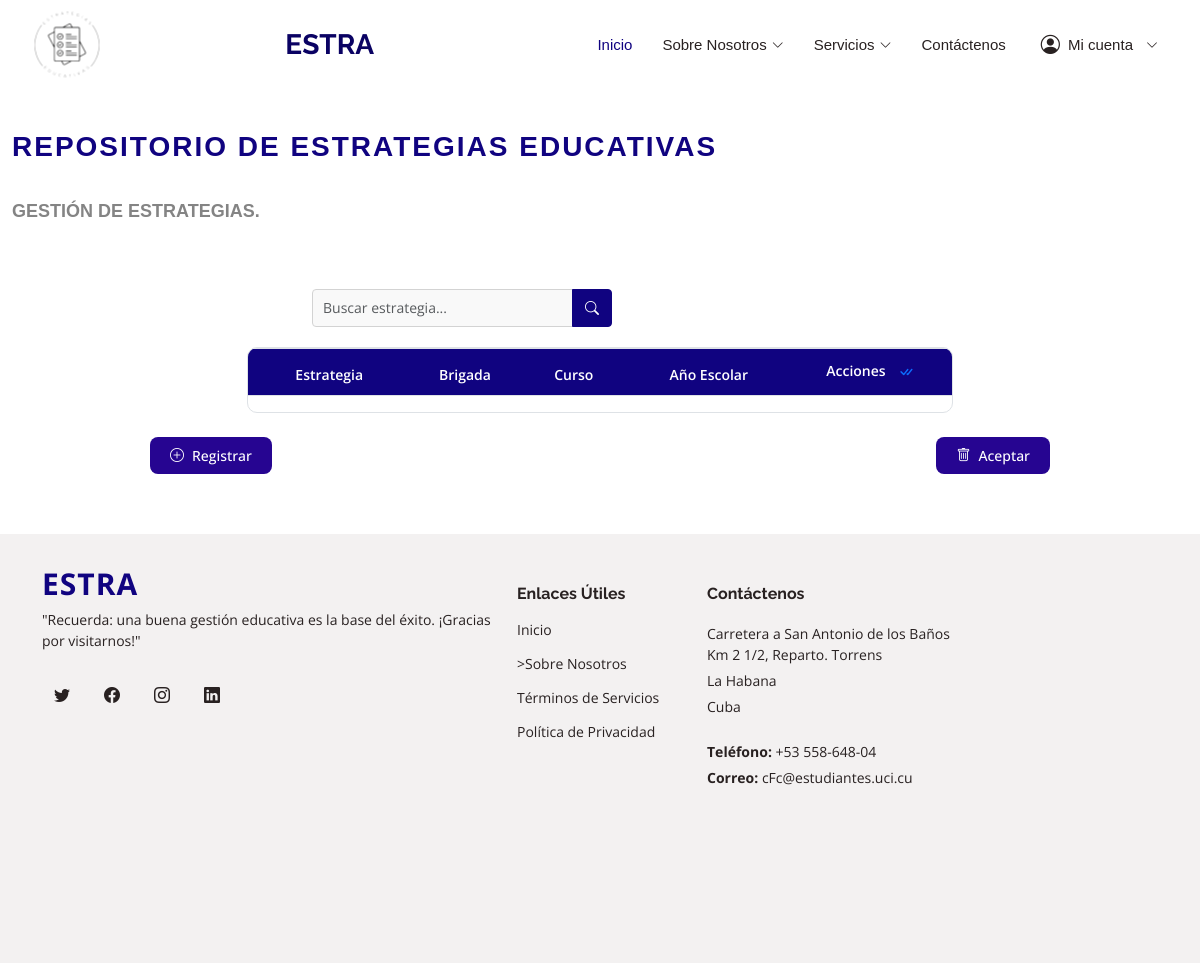
The page /models/estrategia/ on the database as committed earlier.
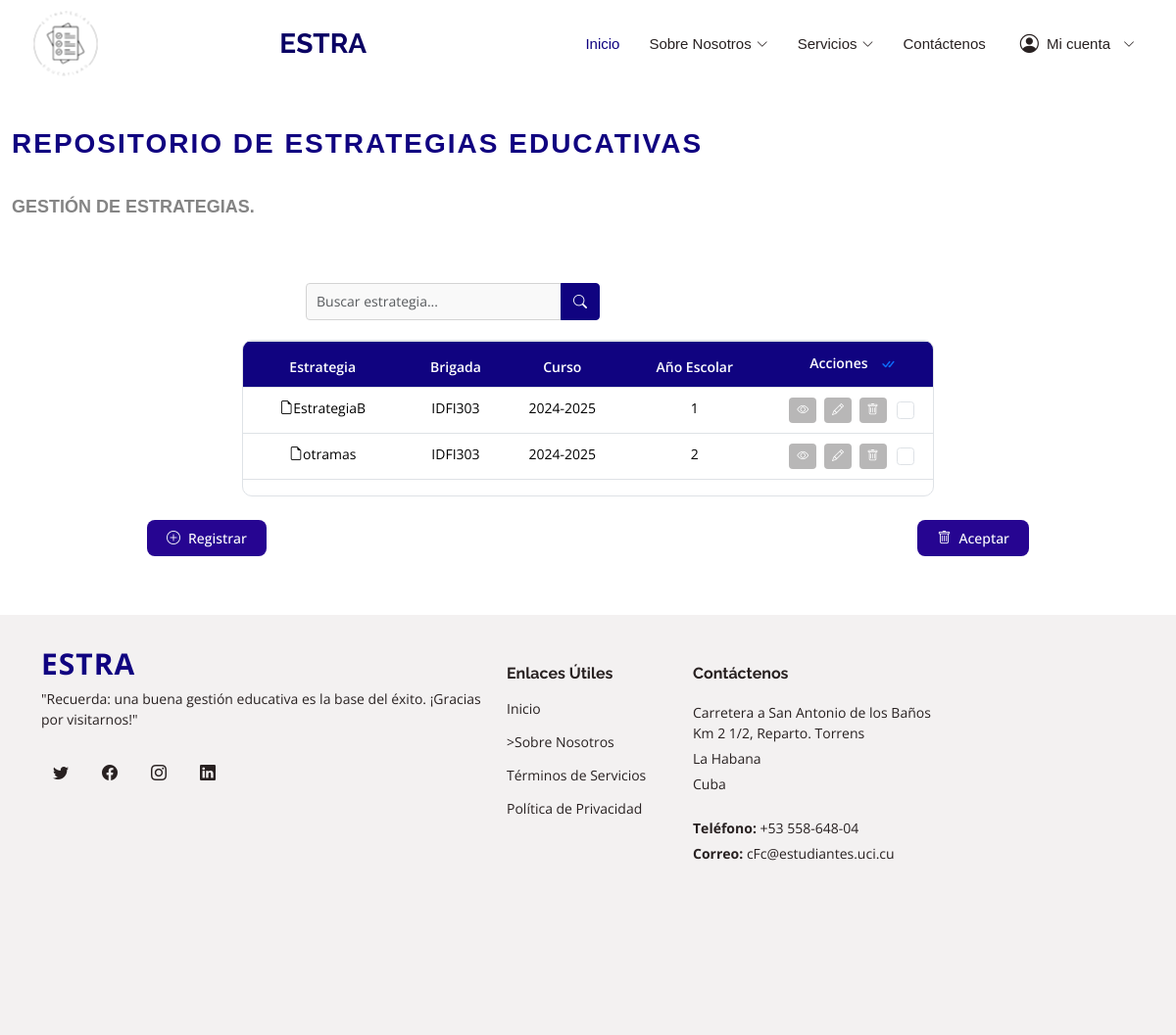
The same page on the database as committed later.
### data_models/models.py (models this page shows, shortened)
class Estrategia(models.Model):
    curso = models.CharField(max_length=20)
    anio_escolar = models.CharField(max_length=10)
    grupo = models.CharField(max_length=20)
    nombre = models.CharField(max_length=255, blank=True, default="Estrategia_{id}")
    plan_estudios = models.TextField(blank=True, default="plan_estudios_{id}")
    obj_estrategia = models.TextField(blank=True, default="objetivos_estrategia_{id}")
    dir_brigada = models.CharField(max_length=255, blank=True, default="direccion_brigada_{id}")
    caract_brigada = models.TextField(blank=True, default="caracteristicas_brigada_{id}")
    colect_pedagogico = models.TextField(blank=True, default="colectivo_pedagogico_{id}")
    otros_aspectos = models.TextField(blank=True, default="otros_aspectos_{id}")
    dim_curricular = models.TextField(blank=True, default="dimension_curricular_{id}")
    dim_extensionista = models.TextField(blank=True, default="dimension_extensionista_{id}")
    dim_politica = models.TextField(blank=True, default="dimension_politico_ideologica_{id}")
    conclusiones = models.TextField(blank=True, default="conclusiones_{id}")
    obj_general = models.TextField(blank=True, default="objetivo_general_{id}")
    obj_dc = models.TextField(blank=True, default="obj_dc_{id}")
    plan_dc = models.TextField(blank=True, default="plan_dc_{id}")
    obj_de = models.TextField(blank=True, default="obj_de_{id}")
    plan_de = models.TextField(blank=True, default="plan_de_{id}")
    obj_dp = models.TextField(blank=True, default="obj_dp_{id}")
    plan_dp = models.TextField(blank=True, default="plan_dp_{id}")
    evaluacion = models.TextField(blank=True, default="evaluacion_integral_{id}")
    autor = models.CharField(max_length=255, blank=True, default="autor_{id}")
    class Meta:
        unique_together = ('curso', 'anio_escolar', 'grupo')

### data_models/views.py (the view)
# urls.py: path('estrategia/', views.estrategia_list, name='estrategia_list'),
def estrategia_list(request):
    estrategias = Estrategia.objects.all()
    context = {'estrategias': estrategias}
    return render(request, 'estrategias.html', context)

### templates/estrategias.html (shortened to what the changed rows need)
{% load static %}
<!DOCTYPE html>
<html lang="es">
<head>
  <link href="{% static 'assets/vendor/animate.css/animate.min.css' %}" rel="stylesheet">
  <link href="{% static 'assets/vendor/bootstrap/css/bootstrap.min.css' %}" rel="stylesheet">
  <link href="{% static 'assets/vendor/bootstrap-icons/bootstrap-icons.css' %}" rel="stylesheet">
  <link href="{% static 'assets/vendor/boxicons/css/boxicons.min.css' %}" rel="stylesheet">
  <link href="{% static 'assets/vendor/glightbox/css/glightbox.min.css' %}" rel="stylesheet">
  <link href="{% static 'assets/vendor/remixicon/remixicon.css' %}" rel="stylesheet">
  <link href="{% static 'assets/vendor/swiper/swiper-bundle.min.css' %}" rel="stylesheet">
  <link href="{% static 'assets/css/style.css' %}" rel="stylesheet">
</head>
<body>
  <header id="header" class="d-flex align-items-center fixed-top">
    <div class="container d-flex align-items-center">
      <h1 class="logo me-auto"><a href="{% url 'pagina_principal' %}">ESTRA</a></h1>
    </div>
  </header>
  <main id="main">
<section id="estrategia-educativa" class="estrategia-educativa section-bg">
  <div class="container-fluid">
    <div class="section-title">
      <h2>Repositorio de Estrategias Educativas</h2>
      <br>
      <br>
    </div>
    <form id="form-eliminar-estrategias" method="POST" action="{% url 'eliminar_estrategias' %}">
      <div class="table-container">
        <div class="table-responsive">
          <table class="table table-bordered table-hover custom-table">
            <thead>
              <tr>
                <th>Estrategia</th>
                <th>Brigada</th>
                <th>Curso</th>
                <th>Año Escolar</th>
                <th>
                  Acciones
                  <button id="btn-seleccionar-todo" class="btn btn-link p-0 ms-2" title="Seleccionar Todo Para Eliminar">
                    <i class="bi bi-check-all"></i>
                  </button>
                </th>
              </tr>
            </thead>
            <tbody>
              {% for estrategia in estrategias %}
              <tr data-id="{{ estrategia.id }}">
                <td>
                  <i class="bi bi-file-earmark"></i>{{ estrategia.nombre }}
                </td>
                <td>{{ estrategia.grupo }}</td>
                <td>{{ estrategia.curso }}</td>
                <td>{{ estrategia.anio_escolar }}</td>
                <td>
                  <button class="btn btn-action btn-ver-detalles" data-id="{{ estrategia.id }}" title="Ver Detalles">
                    <i class="bi bi-eye"></i>
                  </button>
                  <button class="btn btn-action btn-modificar" data-id="{{ estrategia.id }}" title="Modificar">
                    <i class="bi bi-pencil"></i>
                  </button>
                  <button class="btn btn-action btn-eliminar" data-id="{{ estrategia.id }}" title="Eliminar">
                    <i class="bi bi-trash"></i>
                  </button>
                  <input type="checkbox" class="form-check-input seleccionar-fila" name="estrategias[]" value="{{ estrategia.id }}">
                </td>
              </tr>
              {% endfor %}
            </tbody>
          </table>
        </div>
      </div>
    </form>
  </div>
</section>
  </main>
</body>
</html>

Rows that differ between the two databases and show on the page:
added Estrategia: nombre "EstrategiaB", grupo "IDFI303", curso "2024-2025", anio_escolar "1"
added Estrategia: nombre "otramas", grupo "IDFI303", curso "2024-2025", anio_escolar "2"
